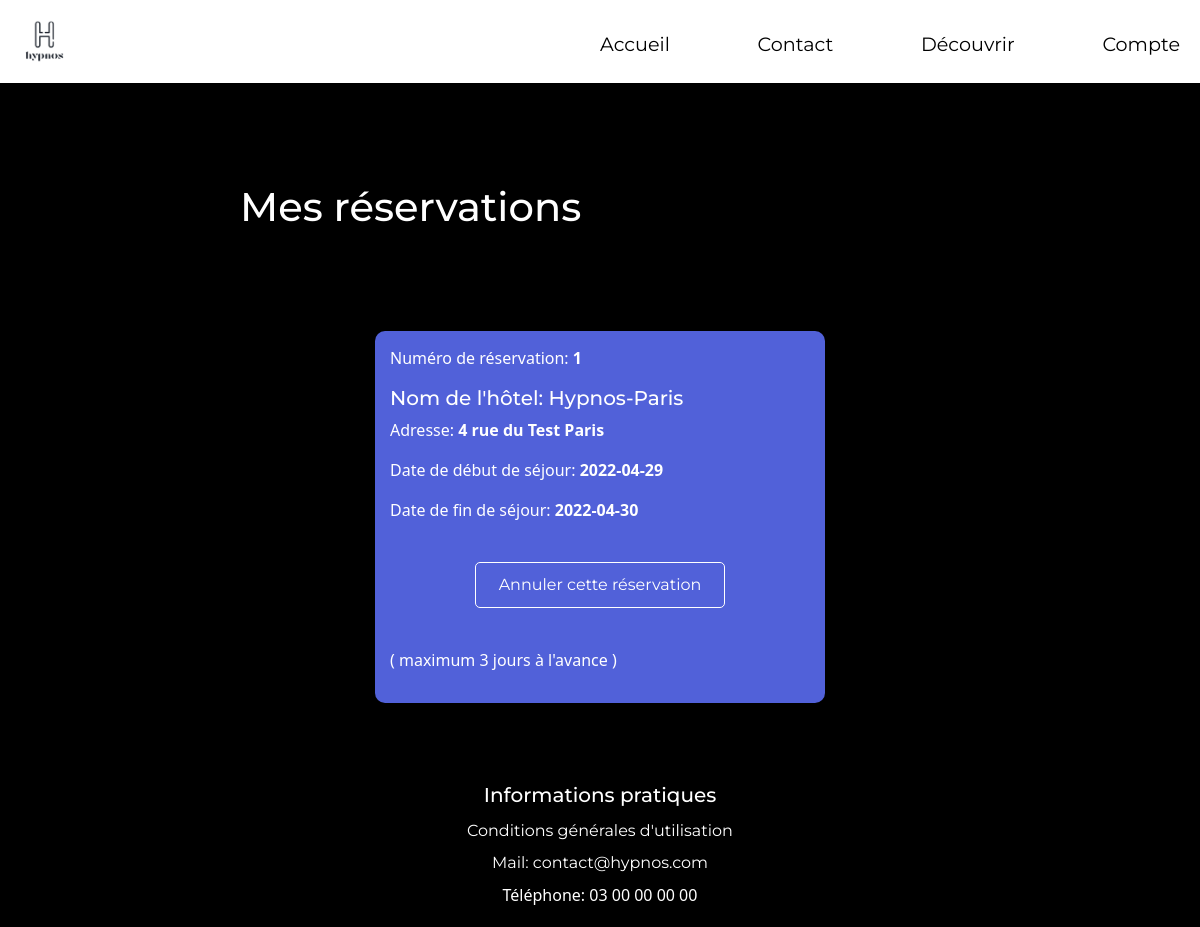
The app's page /myReserve.php (signed in) with its own data.
### tables this page shows
CREATE TABLE IF NOT EXISTS `reservations` (
  `id` int(11) NOT NULL AUTO_INCREMENT,
  `nom` varchar(255) NOT NULL,
  `adresse` varchar(50) NOT NULL,
  `date_debut` varchar(50) NOT NULL,
  `date_fin` varchar(50) NOT NULL,
  `suite` varchar(50) NOT NULL,
  `id_user` int(11) NOT NULL,
  `hotel_id` int(11) NOT NULL,
  PRIMARY KEY (`id`)
);

### myReserve.php (the view, shortened to what this page needs)
<?php
$userId = $_SESSION["user"]["id"];
include 'header.php';
$sqlReserve = "SELECT `id`, `nom`, `adresse`, `date_debut`, `date_fin`, `suite`, `id_user`, `hotel_id` FROM `reservations` WHERE `id_user` = '$userId'";
require_once 'connect.php';
$query = $db->prepare($sqlReserve);
$query -> execute();
$reserves = $query->fetchAll();
?>
<h1>Mes réservations</h1>
<?php foreach($reserves as $reserve): ?>
<div class="reserv">
<p>Numéro de réservation: <strong><?=$reserve["id"]?></strong></p>
<h5>Nom de l'hôtel: <?=$reserve["nom"]?></h5>
<p>Adresse: <strong><?=$reserve["adresse"]?></strong></p>
<p>Date de début de séjour: <strong class="date_start"><?=$reserve["date_debut"]?></strong></p>
<p>Date de fin de séjour: <strong class="date_end"><?=$reserve["date_fin"]?></strong></p>
<form action="auth_confirm/del_reserve.php" method="post">
    <button class="annulBtn" type="submit">Annuler cette réservation</button>
    <p>( maximum 3 jours à l'avance )</p>
</form>
</div>
<?php endforeach;?>
<?php
include 'footer.php';
?>

### css/general.css (style rules this page uses)
html, body { scroll-behavior: smooth; }
body { margin: 0; }
a, button, h1, h3, h5 { font-family: 'Montserrat'; text-decoration: none; }

### css/myReserve.css (style rules this page uses)
body { background:black; color: white; }
h1 { display: block; text-align: start; color: white; margin: 100px 20%; width: 40%; }
.reserv { display: block; width: 80%; max-width: 450px; margin: 40px auto; margin-bottom:80px; padding: 15px; background-color: #5161D9; border-radius: 10px; }
form button { display: block; background: none; border: 1px solid white; border-radius: 5px; width: 250px; padding: 10px; color: white; margin:40px auto; text-align: center; }

### records on screen
reservations: id "1", nom "Hypnos-Paris", adresse "4 rue du Test Paris", date_debut "2022-04-29", date_fin "2022-04-30"

### other values on screen
$firstMenu "Accueil"
$secondMenu "Contact"
$thirdMenu "Découvrir"
$fourthMenu "Compte"
